Frame 1 (no input): blank canvas, image omitted
Frame 60 (no input): blank canvas, image omitted
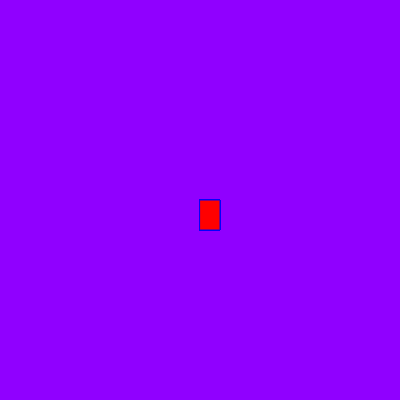
Frame 120 (the mouse pressed at the canvas centre since frame 60)

The p5.js sketch whose frames 1 and 60 were blank and that drew this single picture after the mouse press (run headless with seeded random() and noise() and a simulated clock; from frame 60 on, the mouse is pressed at the canvas centre):

// p5.js sketch
// ── sketch.js
function setup() {
  createCanvas(400, 400);
  background("#9000FF");
}

function draw() 
  {

  
  stroke("blue");
  fill("red");
  
  // console.log(mouseIsPressed);
  
  if (mouseIsPressed) {
    rect(mouseX, mouseY, 20, 30);
  }
} 
